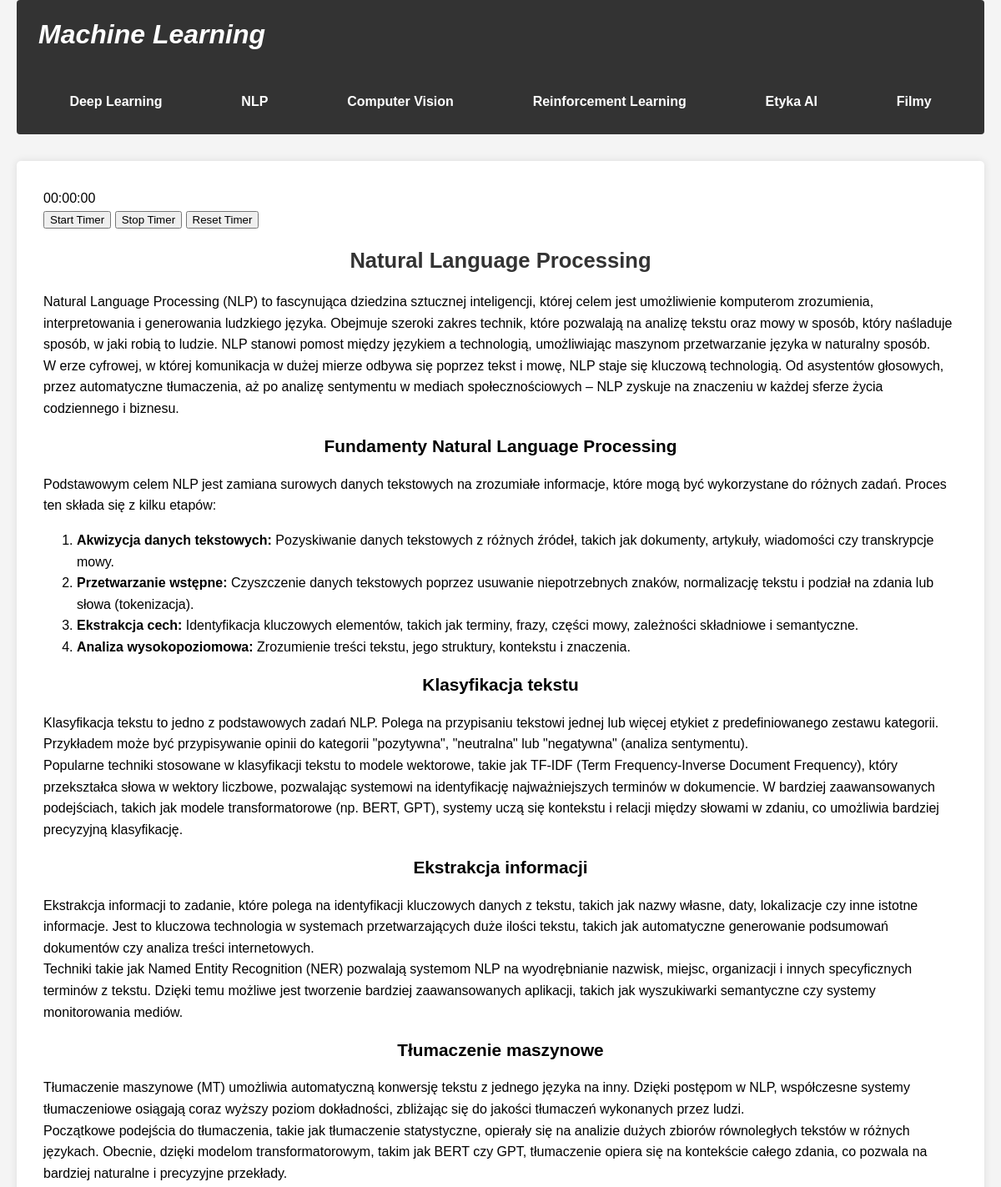
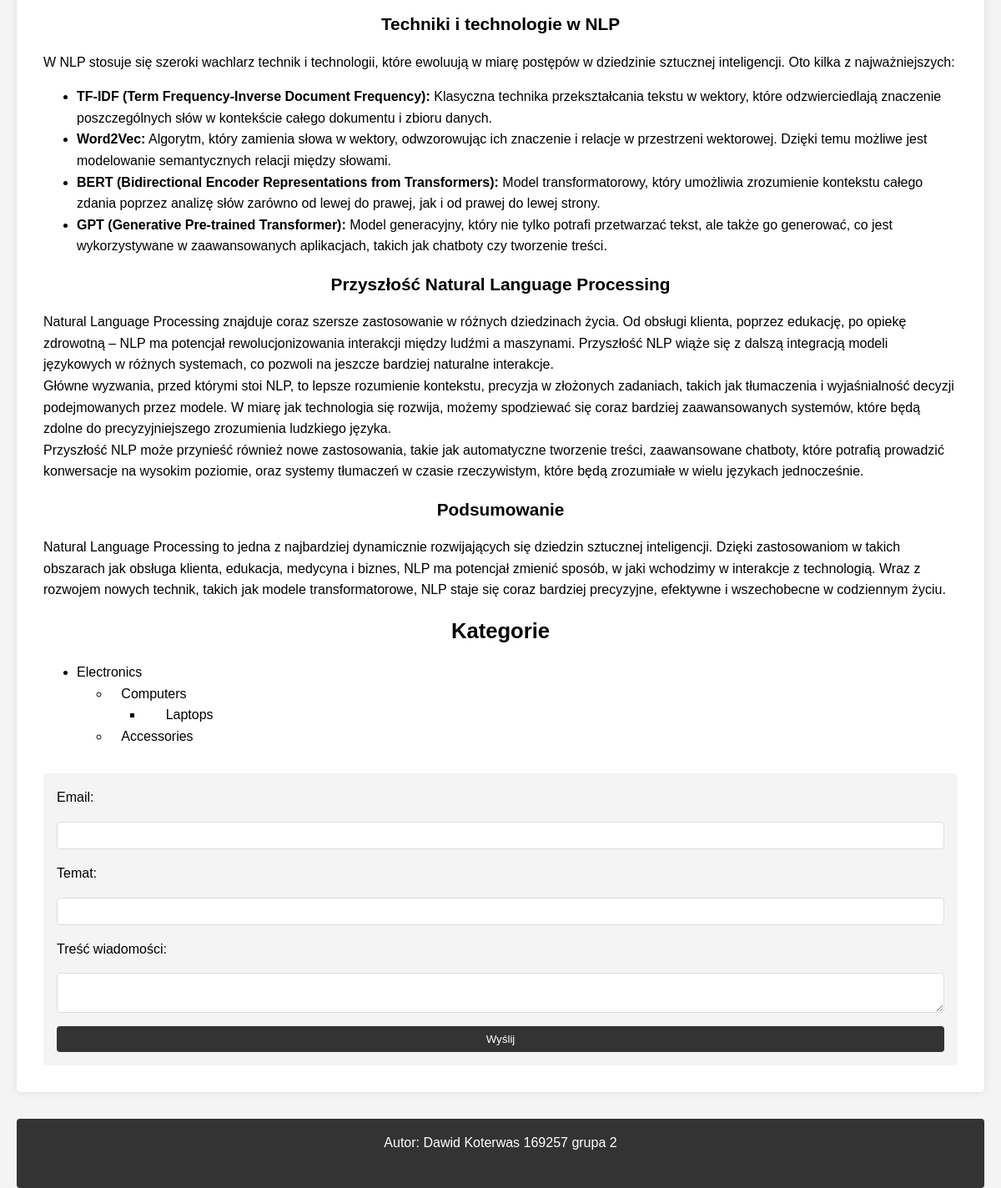
The app's page /lab10/index.php with its own data (2 pictures, top to bottom).
### tables this page shows
CREATE TABLE `page_list` (
  `id` int(11) NOT NULL,
  `page_title` varchar(255) NOT NULL,
  `page_content` text NOT NULL,
  `status` int(11) NOT NULL DEFAULT 1,
  `alias` varchar(40) NOT NULL
);

CREATE TABLE `kategorie` (
  `id` int(11) NOT NULL,
  `nazwa` varchar(255) NOT NULL,
  `matka` int(11) DEFAULT NULL
);

### lab10/index.php (the view, shortened to what this page needs)
<?php
include_once 'cfg.php';
include_once 'mail.php';
$conn = new mysqli($dbhost, $dbuser, $dbpass, $dbname);
function showPage($conn, $alias)
{
    $stmt = $conn->prepare("SELECT * FROM page_list WHERE alias = ? OR (alias IS NULL AND id = ?) LIMIT 1");
    $stmt->bind_param("si", $alias, $alias);
    $stmt->execute();
    $result = $stmt->get_result();
    $row = $result->fetch_assoc();
    if (empty($row['alias'])) {
        return '[page_not_found]';
    } else {
        return $row['page_content'];
    }
}
function PokazKategorieFront($conn) {
     function generateCategoryTreeFront($conn, $parent = 0, $level = 0) {
        $wynik = "<ul>";
        $stmt = $conn->prepare("SELECT * FROM kategorie WHERE matka = ?");
        $stmt->bind_param("i", $parent);
        $stmt->execute();
        $result = $stmt->get_result();
        while ($row = $result->fetch_assoc()) {
             $wynik .= "<li>" . str_repeat("   ", $level) .
                htmlspecialchars($row['nazwa']);
             $wynik .= generateCategoryTreeFront($conn, $row['id'], $level + 1);
              $wynik .= "</li>";
        }
          $wynik .= "</ul>";
        return $wynik;
    }
    $wynik = "<h2>Kategorie</h2>";
    $wynik .= generateCategoryTreeFront($conn);
    return $wynik;
}
$page_alias = '';
if (isset($_GET['alias'])) {
    $page_alias = htmlspecialchars($_GET['alias']);
} else {
    $page_alias = 'glowna';
}
$page_content = showPage($conn, $page_alias);
?>
<!DOCTYPE html>
<html lang="pl">
<head>
    <link rel="stylesheet" href="./css/style.css">
</head>
<body class="container" onload="startClock()">
    <header class="main-header">
        <h1 class="site-title"><a href="index.php">Machine Learning</a></h1>
        <nav class="main-nav">
            <ul class="menu">
                <li><a href="index.php?alias=dl">Deep Learning</a></li>
                <li><a href="index.php?alias=nlp">NLP</a></li>
                <li><a href="index.php?alias=cv">Computer Vision</a></li>
                <li><a href="index.php?alias=rl">Reinforcement Learning</a></li>
                <li><a href="index.php?alias=etyka">Etyka AI</a></li>
                <li><a href="index.php?alias=filmy">Filmy</a></li>
            </ul>
        </nav>
    </header>
    <main class="content">
        <?php
        if ($page_content !== '[page_not_found]') {
            echo $page_content;
        } else {
            echo "<p>Strona nie istnieje</p>";
        }
        ?>
         <?php echo PokazKategorieFront($conn); ?>
    </main>
    <footer class="main-footer">
        <?php
        $nrIndeksu = 169257;
        $nrGrupy = 2;
        echo "Autor: Dawid Koterwas " . $nrIndeksu . " grupa " . $nrGrupy . "<br/><br/>";
        ?>
    </footer>
</body>
</html>

### lab10/css/style.css (style rules this page uses)
html { box-sizing: border-box; font-size: 16px; font-family: Arial, Helvetica, sans-serif; }
*, *:before, *:after { box-sizing: inherit; }
body, h1, h2, h3, h4, h5, h6, p { margin: 0; padding: 0; font-weight: normal; }
body { line-height: 1.6; background-color: #f4f4f4; }
.container { max-width: 1200px; margin: 0 auto; padding: 0 20px; min-height: 100vh; display: flex; flex-direction: column; gap: 2rem; }
.main-header { background-color: #333; color: #fff; padding: 1rem 1rem 0; display: flex; flex-direction: column; gap: 1rem; border-radius: 4px; }
.site-title a { color: #fff; text-decoration: none; font-size: 2rem; font-style: italic; font-weight: 700; padding: 10px; }
.main-nav .menu { list-style-type: none; padding: 0; display: flex; font-weight: 700; }
.main-nav .menu li { display: inline; padding: 10px; flex-grow: 1; text-align: center; }
.main-nav .menu a { color: #fff; text-decoration: none; }
.content { flex-grow: 1; background-color: #fff; padding: 2rem; border-radius: 5px; box-shadow: 0 0 10px rgba(0, 0, 0, 0.1); }
.section-title { color: #333; }
.content h2, .content h3, .content h4 { text-align: center; margin: 1rem 0; font-weight: 700; }
.content h2 { font-size: 1.6rem; }
.content h3 { font-size: 1.3rem; }
.main-footer { background-color: #333; color: #fff; text-align: center; padding: 1rem 0; border-radius: 4px; }

### records on screen
page_list: page_content "00:00:00 Start Timer Stop Timer Reset Timer Natural Language Processing Natural Language Processing (NLP) to fascynująca dziedzina sztucznej inteligencji, której celem jest umożliwienie komputerom zrozumienia, interpretowania i generowania ludzkiego języka. Obejmuje szeroki zakres technik, które pozwalają na analizę tekstu oraz mowy w sposób, który naśladuje sposób, w jaki robią to ludzie. NLP stanowi pomost między językiem a technologią, umożliwiając maszynom przetwarzanie języka w naturalny sposób. W erze cyfrowej, w której komunikacja w dużej mierze odbywa się poprzez tekst i mowę, NLP staje się kluczową technologią. Od asystentów głosowych, przez automatyczne tłumaczenia, aż po analizę…"
kategorie: nazwa "Electronics"
kategorie: nazwa "Computers"
kategorie: nazwa "Laptops"
kategorie: nazwa "Accessories"

### other values on screen
$nrIndeksu "169257"
$nrGrupy "2"
